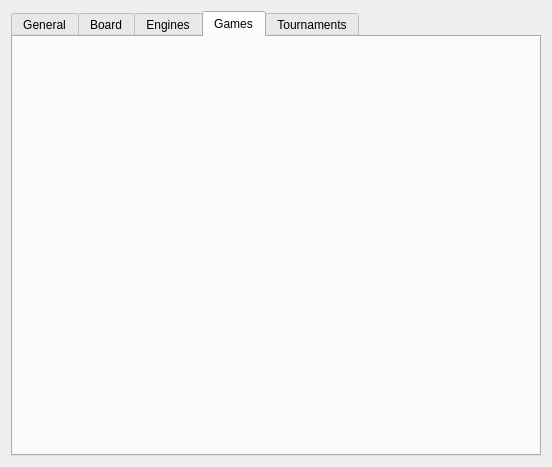
<?xml version="1.0" encoding="UTF-8"?>
<ui version="4.0">
 <class>SettingsDialog</class>
 <widget class="QDialog" name="SettingsDialog">
  <property name="geometry">
   <rect>
    <x>0</x>
    <y>0</y>
    <width>552</width>
    <height>467</height>
   </rect>
  </property>
  <property name="sizePolicy">
   <sizepolicy hsizetype="Preferred" vsizetype="Preferred">
    <horstretch>0</horstretch>
    <verstretch>90</verstretch>
   </sizepolicy>
  </property>
  <property name="windowTitle">
   <string>Settings</string>
  </property>
  <layout class="QVBoxLayout" name="verticalLayout_2">
   <item>
    <widget class="QTabWidget" name="tabWidget">
     <property name="currentIndex">
      <number>3</number>
     </property>
     <widget class="QWidget" name="m_generalTab">
      <attribute name="title">
       <string>General</string>
      </attribute>
      <layout class="QVBoxLayout" name="verticalLayout_6">
       <item>
        <layout class="QFormLayout" name="formLayout_6">
         <item row="7" column="0">
          <widget class="QCheckBox" name="m_humanCanPlayAfterTimeoutCheck">
           <property name="text">
            <string>Human player can play after timeout</string>
           </property>
           <property name="checked">
            <bool>true</bool>
           </property>
          </widget>
         </item>
         <item row="4" column="0">
          <widget class="QCheckBox" name="m_playersSidesOnClocksCheck">
           <property name="text">
            <string>Display players' sides on clocks </string>
           </property>
          </widget>
         </item>
         <item row="1" column="0">
          <widget class="QCheckBox" name="m_closeUnusedInitialTabCheck">
           <property name="text">
            <string>Close initial game tab if unused</string>
           </property>
           <property name="checked">
            <bool>true</bool>
           </property>
          </widget>
         </item>
         <item row="0" column="0">
          <widget class="QCheckBox" name="m_highlightLegalMovesCheck">
           <property name="text">
            <string>Highlight legal moves</string>
           </property>
           <property name="checked">
            <bool>true</bool>
           </property>
          </widget>
         </item>
         <item row="3" column="0">
          <widget class="QCheckBox" name="m_useFullUserNameCheck">
           <property name="text">
            <string>Use full name of human player</string>
           </property>
           <property name="checked">
            <bool>true</bool>
           </property>
          </widget>
         </item>
         <item row="6" column="0">
          <widget class="QCheckBox" name="m_autoFlipBoardForHumanGamesCheck">
           <property name="text">
            <string>Auto flip board for human vs human</string>
           </property>
          </widget>
         </item>
        </layout>
       </item>
       <item>
        <layout class="QFormLayout" name="formLayout_3">
         <property name="fieldGrowthPolicy">
          <enum>QFormLayout::ExpandingFieldsGrow</enum>
         </property>
         <property name="horizontalSpacing">
          <number>9</number>
         </property>
         <property name="verticalSpacing">
          <number>9</number>
         </property>
         <property name="topMargin">
          <number>13</number>
         </property>
         <property name="bottomMargin">
          <number>0</number>
         </property>
         <item row="1" column="1">
          <widget class="QLineEdit" name="m_siteEdit"/>
         </item>
         <item row="1" column="0">
          <widget class="QLabel" name="m_siteLabel">
           <property name="text">
            <string>PGN Site:</string>
           </property>
           <property name="buddy">
            <cstring>m_siteEdit</cstring>
           </property>
          </widget>
         </item>
         <item row="2" column="0">
          <widget class="QLabel" name="m_defaultPgnOutFileLabel">
           <property name="text">
            <string>PGN output for single games:</string>
           </property>
          </widget>
         </item>
         <item row="2" column="1">
          <layout class="QHBoxLayout" name="horizontalLayout_2">
           <item>
            <widget class="QLineEdit" name="m_defaultPgnOutFileEdit">
             <property name="text">
              <string>games.pgn</string>
             </property>
            </widget>
           </item>
           <item>
            <widget class="QPushButton" name="m_defaultPgnOutFileBtn">
             <property name="text">
              <string>Browse...</string>
             </property>
             <property name="shortcut">
              <string/>
             </property>
            </widget>
           </item>
          </layout>
         </item>
         <item row="3" column="0">
          <widget class="QLabel" name="m_tbPathLabel">
           <property name="text">
            <string>Syzygy tablebases path:</string>
           </property>
           <property name="buddy">
            <cstring>m_tbPathEdit</cstring>
           </property>
          </widget>
         </item>
         <item row="3" column="1">
          <layout class="QHBoxLayout" name="horizontalLayout">
           <item>
            <widget class="QLineEdit" name="m_tbPathEdit"/>
           </item>
           <item>
            <widget class="QPushButton" name="m_browseTbPathBtn">
             <property name="text">
              <string>Browse...</string>
             </property>
            </widget>
           </item>
          </layout>
         </item>
        </layout>
       </item>
       <item>
        <spacer name="verticalSpacer_2">
         <property name="orientation">
          <enum>Qt::Vertical</enum>
         </property>
         <property name="sizeHint" stdset="0">
          <size>
           <width>20</width>
           <height>40</height>
          </size>
         </property>
        </spacer>
       </item>
      </layout>
     </widget>
     <widget class="QWidget" name="m_board_tab">
      <attribute name="title">
       <string>Board</string>
      </attribute>
      <widget class="QLabel" name="m_pieceSetLabel">
       <property name="geometry">
        <rect>
         <x>10</x>
         <y>10</y>
         <width>162</width>
         <height>27</height>
        </rect>
       </property>
       <property name="text">
        <string>&amp;Piece Set:</string>
       </property>
       <property name="buddy">
        <cstring>m_tbPathEdit</cstring>
       </property>
      </widget>
      <widget class="QComboBox" name="m_pieceSetCombo">
       <property name="geometry">
        <rect>
         <x>210</x>
         <y>10</y>
         <width>281</width>
         <height>25</height>
        </rect>
       </property>
      </widget>
     </widget>
     <widget class="QWidget" name="m_enginesTab">
      <attribute name="title">
       <string>Engines</string>
      </attribute>
      <layout class="QVBoxLayout" name="verticalLayout">
       <property name="leftMargin">
        <number>0</number>
       </property>
       <property name="topMargin">
        <number>0</number>
       </property>
       <property name="rightMargin">
        <number>0</number>
       </property>
       <property name="bottomMargin">
        <number>0</number>
       </property>
       <item>
        <widget class="EngineManagementWidget" name="m_engineManagementWidget" native="true"/>
       </item>
      </layout>
     </widget>
     <widget class="QWidget" name="m_gamesTab">
      <attribute name="title">
       <string>Games</string>
      </attribute>
      <layout class="QVBoxLayout" name="verticalLayout_3">
       <property name="spacing">
        <number>0</number>
       </property>
       <property name="leftMargin">
        <number>9</number>
       </property>
       <property name="topMargin">
        <number>9</number>
       </property>
       <property name="rightMargin">
        <number>9</number>
       </property>
       <property name="bottomMargin">
        <number>9</number>
       </property>
       <item>
        <widget class="GameSettingsWidget" name="m_gameSettings" native="true"/>
       </item>
      </layout>
     </widget>
     <widget class="QWidget" name="m_tournamentsTab">
      <attribute name="title">
       <string>Tournaments</string>
      </attribute>
      <layout class="QVBoxLayout" name="verticalLayout_4">
       <item>
        <widget class="TournamentSettingsWidget" name="m_tournamentSettings" native="true"/>
       </item>
       <item>
        <widget class="QGroupBox" name="groupBox">
         <property name="enabled">
          <bool>true</bool>
         </property>
         <property name="sizePolicy">
          <sizepolicy hsizetype="Preferred" vsizetype="Preferred">
           <horstretch>0</horstretch>
           <verstretch>0</verstretch>
          </sizepolicy>
         </property>
         <property name="title">
          <string>Games</string>
         </property>
         <layout class="QVBoxLayout" name="verticalLayout_5">
          <item>
           <layout class="QFormLayout" name="formLayout_2">
            <property name="fieldGrowthPolicy">
             <enum>QFormLayout::ExpandingFieldsGrow</enum>
            </property>
            <item row="1" column="0">
             <widget class="QLabel" name="m_concurrencyLabel">
              <property name="text">
               <string>Concurrent games:</string>
              </property>
              <property name="buddy">
               <cstring>m_concurrencySpin</cstring>
              </property>
             </widget>
            </item>
            <item row="1" column="1">
             <widget class="QSpinBox" name="m_concurrencySpin">
              <property name="sizePolicy">
               <sizepolicy hsizetype="Fixed" vsizetype="Fixed">
                <horstretch>0</horstretch>
                <verstretch>0</verstretch>
               </sizepolicy>
              </property>
              <property name="minimum">
               <number>1</number>
              </property>
              <property name="maximum">
               <number>128</number>
              </property>
             </widget>
            </item>
            <item row="2" column="0">
             <widget class="QLabel" name="m_tournamentDefaultPgnOutFileLabel">
              <property name="text">
               <string>PGN output:</string>
              </property>
             </widget>
            </item>
            <item row="2" column="1">
             <layout class="QHBoxLayout" name="horizontalLayout_5">
              <item>
               <widget class="QLineEdit" name="m_tournamentDefaultPgnOutFileEdit">
                <property name="text">
                 <string>tournaments.pgn</string>
                </property>
               </widget>
              </item>
              <item>
               <widget class="QPushButton" name="m_tournamentDefaultPgnOutFileBtn">
                <property name="text">
                 <string>Browse...</string>
                </property>
               </widget>
              </item>
             </layout>
            </item>
            <item row="3" column="0">
             <widget class="QLabel" name="m_tournamentDefaultEpdOutFileLabel">
              <property name="text">
               <string>EPD output:</string>
              </property>
             </widget>
            </item>
            <item row="3" column="1">
             <layout class="QHBoxLayout" name="horizontalLayout_3">
              <item>
               <widget class="QLineEdit" name="m_tournamentDefaultEpdOutFileEdit">
                <property name="text">
                 <string>tournaments.epd</string>
                </property>
               </widget>
              </item>
              <item>
               <widget class="QPushButton" name="m_tournamentDefaultEpdOutFileBtn">
                <property name="text">
                 <string>Browse...</string>
                </property>
               </widget>
              </item>
             </layout>
            </item>
           </layout>
          </item>
         </layout>
        </widget>
       </item>
       <item>
        <spacer name="verticalSpacer">
         <property name="orientation">
          <enum>Qt::Vertical</enum>
         </property>
         <property name="sizeHint" stdset="0">
          <size>
           <width>20</width>
           <height>40</height>
          </size>
         </property>
        </spacer>
       </item>
      </layout>
     </widget>
    </widget>
   </item>
  </layout>
 </widget>
 <customwidgets>
  <customwidget>
   <class>GameSettingsWidget</class>
   <extends>QWidget</extends>
   <header>src/gamesettingswidget.h</header>
   <container>1</container>
  </customwidget>
  <customwidget>
   <class>TournamentSettingsWidget</class>
   <extends>QWidget</extends>
   <header>src/tournamentsettingswidget.h</header>
   <container>1</container>
  </customwidget>
  <customwidget>
   <class>EngineManagementWidget</class>
   <extends>QWidget</extends>
   <header>src/enginemanagementwidget.h</header>
   <container>1</container>
  </customwidget>
 </customwidgets>
 <resources/>
 <connections/>
</ui>
